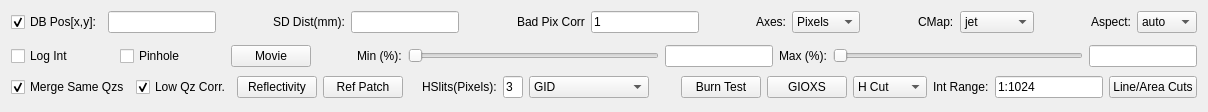
       <widget class="QWidget" name="pilatusTab">
        <attribute name="title">
         <string>Pilatus</string>
        </attribute>
        <layout class="QGridLayout" name="gridLayout_2">
         <item row="0" column="0">
          <layout class="QHBoxLayout" name="horizontalLayout_27">
           <item>
            <widget class="QCheckBox" name="pilSpecCheckBox">
             <property name="text">
              <string>DB Pos[x,y]:</string>
             </property>
             <property name="checked">
              <bool>true</bool>
             </property>
            </widget>
           </item>
           <item>
            <widget class="QLineEdit" name="pilDBPosLineEdit"/>
           </item>
           <item>
            <spacer name="horizontalSpacer_33">
             <property name="orientation">
              <enum>Qt::Horizontal</enum>
             </property>
             <property name="sizeHint" stdset="0">
              <size>
               <width>40</width>
               <height>20</height>
              </size>
             </property>
            </spacer>
           </item>
           <item>
            <widget class="QLabel" name="SDDistLabel_2">
             <property name="sizePolicy">
              <sizepolicy hsizetype="Fixed" vsizetype="Fixed">
               <horstretch>0</horstretch>
               <verstretch>0</verstretch>
              </sizepolicy>
             </property>
             <property name="text">
              <string>SD Dist(mm):</string>
             </property>
            </widget>
           </item>
           <item>
            <widget class="QLineEdit" name="pilSDDistLineEdit"/>
           </item>
           <item>
            <spacer name="horizontalSpacer_28">
             <property name="orientation">
              <enum>Qt::Horizontal</enum>
             </property>
             <property name="sizeHint" stdset="0">
              <size>
               <width>40</width>
               <height>20</height>
              </size>
             </property>
            </spacer>
           </item>
           <item>
            <widget class="QLabel" name="label_20">
             <property name="text">
              <string>Bad Pix Corr</string>
             </property>
            </widget>
           </item>
           <item>
            <widget class="QLineEdit" name="pilBPCfacLineEdit">
             <property name="text">
              <string>1</string>
             </property>
            </widget>
           </item>
           <item>
            <spacer name="horizontalSpacer_34">
             <property name="orientation">
              <enum>Qt::Horizontal</enum>
             </property>
             <property name="sizeHint" stdset="0">
              <size>
               <width>40</width>
               <height>20</height>
              </size>
             </property>
            </spacer>
           </item>
           <item>
            <widget class="QLabel" name="AxesLabel_2">
             <property name="sizePolicy">
              <sizepolicy hsizetype="Fixed" vsizetype="Fixed">
               <horstretch>0</horstretch>
               <verstretch>0</verstretch>
              </sizepolicy>
             </property>
             <property name="text">
              <string>Axes:</string>
             </property>
            </widget>
           </item>
           <item>
            <widget class="QComboBox" name="pilAxesComboBox">
             <item>
              <property name="text">
               <string>Pixels</string>
              </property>
             </item>
             <item>
              <property name="text">
               <string>Angles</string>
              </property>
             </item>
             <item>
              <property name="text">
               <string>Q</string>
              </property>
             </item>
            </widget>
           </item>
           <item>
            <spacer name="horizontalSpacer_36">
             <property name="orientation">
              <enum>Qt::Horizontal</enum>
             </property>
             <property name="sizeHint" stdset="0">
              <size>
               <width>40</width>
               <height>20</height>
              </size>
             </property>
            </spacer>
           </item>
           <item>
            <widget class="QLabel" name="label_18">
             <property name="sizePolicy">
              <sizepolicy hsizetype="Fixed" vsizetype="Fixed">
               <horstretch>0</horstretch>
               <verstretch>0</verstretch>
              </sizepolicy>
             </property>
             <property name="text">
              <string>CMap:</string>
             </property>
            </widget>
           </item>
           <item>
            <widget class="QComboBox" name="pilCMapComboBox">
             <item>
              <property name="text">
               <string>jet</string>
              </property>
             </item>
             <item>
              <property name="text">
               <string>gray</string>
              </property>
             </item>
             <item>
              <property name="text">
               <string>hot</string>
              </property>
             </item>
             <item>
              <property name="text">
               <string>summer</string>
              </property>
             </item>
             <item>
              <property name="text">
               <string>winter</string>
              </property>
             </item>
             <item>
              <property name="text">
               <string>spectral</string>
              </property>
             </item>
            </widget>
           </item>
           <item>
            <spacer name="horizontalSpacer_41">
             <property name="orientation">
              <enum>Qt::Horizontal</enum>
             </property>
             <property name="sizeHint" stdset="0">
              <size>
               <width>40</width>
               <height>20</height>
              </size>
             </property>
            </spacer>
           </item>
           <item>
            <widget class="QLabel" name="label_22">
             <property name="text">
              <string>Aspect:</string>
             </property>
            </widget>
           </item>
           <item>
            <widget class="QComboBox" name="pilAspectComboBox">
             <item>
              <property name="text">
               <string>auto</string>
              </property>
             </item>
             <item>
              <property name="text">
               <string>equal</string>
              </property>
             </item>
            </widget>
           </item>
          </layout>
         </item>
         <item row="1" column="0">
          <widget class="Mpl2DWidget" name="pilMplWidget" native="true">
           <property name="sizePolicy">
            <sizepolicy hsizetype="Expanding" vsizetype="Expanding">
             <horstretch>0</horstretch>
             <verstretch>0</verstretch>
            </sizepolicy>
           </property>
          </widget>
         </item>
         <item row="2" column="0">
          <layout class="QHBoxLayout" name="horizontalLayout_28">
           <item>
            <widget class="QCheckBox" name="pilLogIntCheckBox">
             <property name="sizePolicy">
              <sizepolicy hsizetype="Fixed" vsizetype="Fixed">
               <horstretch>0</horstretch>
               <verstretch>0</verstretch>
              </sizepolicy>
             </property>
             <property name="text">
              <string>Log Int</string>
             </property>
            </widget>
           </item>
           <item>
            <spacer name="horizontalSpacer_39">
             <property name="orientation">
              <enum>Qt::Horizontal</enum>
             </property>
             <property name="sizeType">
              <enum>QSizePolicy::Minimum</enum>
             </property>
             <property name="sizeHint" stdset="0">
              <size>
               <width>40</width>
               <height>20</height>
              </size>
             </property>
            </spacer>
           </item>
           <item>
            <widget class="QCheckBox" name="pilPinholeCheckBox">
             <property name="text">
              <string>Pinhole</string>
             </property>
            </widget>
           </item>
           <item>
            <spacer name="horizontalSpacer_46">
             <property name="orientation">
              <enum>Qt::Horizontal</enum>
             </property>
             <property name="sizeType">
              <enum>QSizePolicy::Minimum</enum>
             </property>
             <property name="sizeHint" stdset="0">
              <size>
               <width>40</width>
               <height>20</height>
              </size>
             </property>
            </spacer>
           </item>
           <item>
            <widget class="QPushButton" name="pilMoviePushButton">
             <property name="text">
              <string>Movie</string>
             </property>
            </widget>
           </item>
           <item>
            <spacer name="horizontalSpacer_47">
             <property name="orientation">
              <enum>Qt::Horizontal</enum>
             </property>
             <property name="sizeType">
              <enum>QSizePolicy::Minimum</enum>
             </property>
             <property name="sizeHint" stdset="0">
              <size>
               <width>40</width>
               <height>20</height>
              </size>
             </property>
            </spacer>
           </item>
           <item>
            <widget class="QLabel" name="MinLabel_2">
             <property name="sizePolicy">
              <sizepolicy hsizetype="Fixed" vsizetype="Fixed">
               <horstretch>0</horstretch>
               <verstretch>0</verstretch>
              </sizepolicy>
             </property>
             <property name="text">
              <string>Min (%):</string>
             </property>
            </widget>
           </item>
           <item>
            <widget class="QSlider" name="pilMinHorizontalSlider">
             <property name="orientation">
              <enum>Qt::Horizontal</enum>
             </property>
            </widget>
           </item>
           <item>
            <widget class="QLineEdit" name="pilMinLineEdit">
             <property name="sizePolicy">
              <sizepolicy hsizetype="Fixed" vsizetype="Fixed">
               <horstretch>0</horstretch>
               <verstretch>0</verstretch>
              </sizepolicy>
             </property>
            </widget>
           </item>
           <item>
            <widget class="QLabel" name="MaxLabel_2">
             <property name="sizePolicy">
              <sizepolicy hsizetype="Fixed" vsizetype="Fixed">
               <horstretch>0</horstretch>
               <verstretch>0</verstretch>
              </sizepolicy>
             </property>
             <property name="text">
              <string>Max (%):</string>
             </property>
            </widget>
           </item>
           <item>
            <widget class="QSlider" name="pilMaxHorizontalSlider">
             <property name="orientation">
              <enum>Qt::Horizontal</enum>
             </property>
            </widget>
           </item>
           <item>
            <widget class="QLineEdit" name="pilMaxLineEdit">
             <property name="sizePolicy">
              <sizepolicy hsizetype="Preferred" vsizetype="Fixed">
               <horstretch>0</horstretch>
               <verstretch>0</verstretch>
              </sizepolicy>
             </property>
            </widget>
           </item>
          </layout>
         </item>
         <item row="3" column="0">
          <layout class="QHBoxLayout" name="horizontalLayout_29">
           <item>
            <widget class="QCheckBox" name="pilMergeSameQzCheckBox">
             <property name="text">
              <string>Merge Same Qzs</string>
             </property>
             <property name="checked">
              <bool>true</bool>
             </property>
            </widget>
           </item>
           <item>
            <widget class="QCheckBox" name="pilLowQzCorCheckBox">
             <property name="text">
              <string>Low Qz Corr.</string>
             </property>
             <property name="checked">
              <bool>true</bool>
             </property>
            </widget>
           </item>
           <item>
            <widget class="QPushButton" name="pilRefPushButton">
             <property name="sizePolicy">
              <sizepolicy hsizetype="Minimum" vsizetype="Fixed">
               <horstretch>0</horstretch>
               <verstretch>0</verstretch>
              </sizepolicy>
             </property>
             <property name="text">
              <string>Reflectivity</string>
             </property>
            </widget>
           </item>
           <item>
            <widget class="QPushButton" name="pilRefPatchPushButton">
             <property name="text">
              <string>Ref Patch</string>
             </property>
            </widget>
           </item>
           <item>
            <spacer name="horizontalSpacer_35">
             <property name="orientation">
              <enum>Qt::Horizontal</enum>
             </property>
             <property name="sizeHint" stdset="0">
              <size>
               <width>13</width>
               <height>28</height>
              </size>
             </property>
            </spacer>
           </item>
           <item>
            <widget class="QLabel" name="label_19">
             <property name="text">
              <string>HSlits(Pixels):</string>
             </property>
            </widget>
           </item>
           <item>
            <widget class="QLineEdit" name="pilHSlitLineEdit">
             <property name="maximumSize">
              <size>
               <width>20</width>
               <height>16777215</height>
              </size>
             </property>
             <property name="text">
              <string>3</string>
             </property>
            </widget>
           </item>
           <item>
            <widget class="QComboBox" name="gidComboBox">
             <property name="editable">
              <bool>false</bool>
             </property>
             <item>
              <property name="text">
               <string>GID</string>
              </property>
             </item>
             <item>
              <property name="text">
               <string>GID Patch</string>
              </property>
             </item>
             <item>
              <property name="text">
               <string>GID Patch Relax</string>
              </property>
             </item>
             <item>
              <property name="text">
               <string>Save GID</string>
              </property>
             </item>
             <item>
              <property name="text">
               <string>Form Factor</string>
              </property>
             </item>
            </widget>
           </item>
           <item>
            <spacer name="horizontalSpacer_37">
             <property name="orientation">
              <enum>Qt::Horizontal</enum>
             </property>
             <property name="sizeHint" stdset="0">
              <size>
               <width>13</width>
               <height>28</height>
              </size>
             </property>
            </spacer>
           </item>
           <item>
            <spacer name="horizontalSpacer_38">
             <property name="orientation">
              <enum>Qt::Horizontal</enum>
             </property>
             <property name="sizeHint" stdset="0">
              <size>
               <width>13</width>
               <height>25</height>
              </size>
             </property>
            </spacer>
           </item>
           <item>
            <widget class="QPushButton" name="pilBurnPushButton">
             <property name="text">
              <string>Burn Test</string>
             </property>
            </widget>
           </item>
           <item>
            <widget class="QPushButton" name="pilGioxsPushButton">
             <property name="text">
              <string>GIOXS</string>
             </property>
            </widget>
           </item>
           <item>
            <widget class="QComboBox" name="pilCutDirComboBox">
             <item>
              <property name="text">
               <string>H Cut</string>
              </property>
             </item>
             <item>
              <property name="text">
               <string>V Cut</string>
              </property>
             </item>
             <item>
              <property name="text">
               <string>Qz Cut</string>
              </property>
             </item>
             <item>
              <property name="text">
               <string>Qxy Cut</string>
              </property>
             </item>
            </widget>
           </item>
           <item>
            <widget class="QLabel" name="label_17">
             <property name="text">
              <string>Int Range:</string>
             </property>
            </widget>
           </item>
           <item>
            <widget class="QLineEdit" name="pilIntRangeLineEdit">
             <property name="text">
              <string>1:1024</string>
             </property>
            </widget>
           </item>
           <item>
            <widget class="QPushButton" name="pilLineAreaPushButton">
             <property name="text">
              <string>Line/Area Cuts</string>
             </property>
            </widget>
           </item>
          </layout>
         </item>
        </layout>
       </widget>
